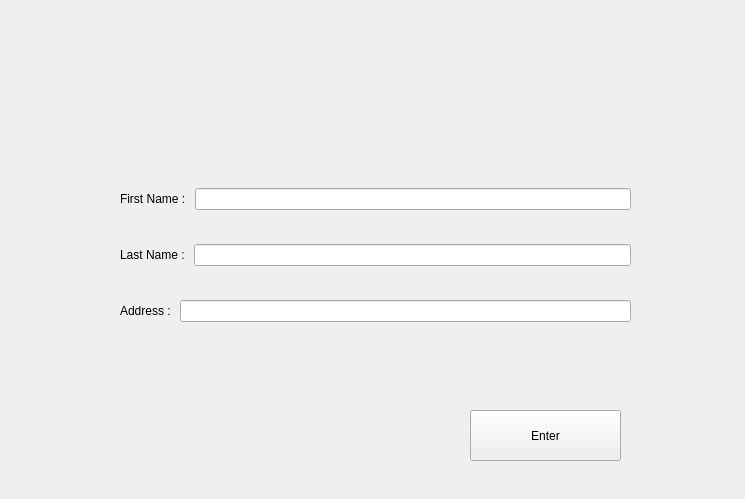
<?xml version="1.0" encoding="UTF-8"?>
<ui version="4.0">
 <class>NewPlayer</class>
 <widget class="QWidget" name="NewPlayer">
  <property name="geometry">
   <rect>
    <x>0</x>
    <y>0</y>
    <width>745</width>
    <height>499</height>
   </rect>
  </property>
  <property name="windowTitle">
   <string>Form</string>
  </property>
  <widget class="QPushButton" name="enterButon">
   <property name="geometry">
    <rect>
     <x>470</x>
     <y>410</y>
     <width>151</width>
     <height>51</height>
    </rect>
   </property>
   <property name="text">
    <string>Enter</string>
   </property>
  </widget>
  <widget class="QWidget" name="">
   <property name="geometry">
    <rect>
     <x>120</x>
     <y>160</y>
     <width>511</width>
     <height>191</height>
    </rect>
   </property>
   <layout class="QVBoxLayout" name="verticalLayout">
    <item>
     <layout class="QHBoxLayout" name="horizontalLayout">
      <item>
       <widget class="QLabel" name="firstName_display">
        <property name="text">
         <string>First Name : </string>
        </property>
       </widget>
      </item>
      <item>
       <widget class="QLineEdit" name="firstName_input"/>
      </item>
     </layout>
    </item>
    <item>
     <layout class="QHBoxLayout" name="horizontalLayout_2">
      <item>
       <widget class="QLabel" name="firstName_display_2">
        <property name="text">
         <string>Last Name : </string>
        </property>
       </widget>
      </item>
      <item>
       <widget class="QLineEdit" name="lastName_input"/>
      </item>
     </layout>
    </item>
    <item>
     <layout class="QHBoxLayout" name="horizontalLayout_3">
      <item>
       <widget class="QLabel" name="firstName_display_3">
        <property name="text">
         <string>Address : </string>
        </property>
       </widget>
      </item>
      <item>
       <widget class="QLineEdit" name="address_input"/>
      </item>
     </layout>
    </item>
   </layout>
  </widget>
 </widget>
 <resources/>
 <connections/>
</ui>
